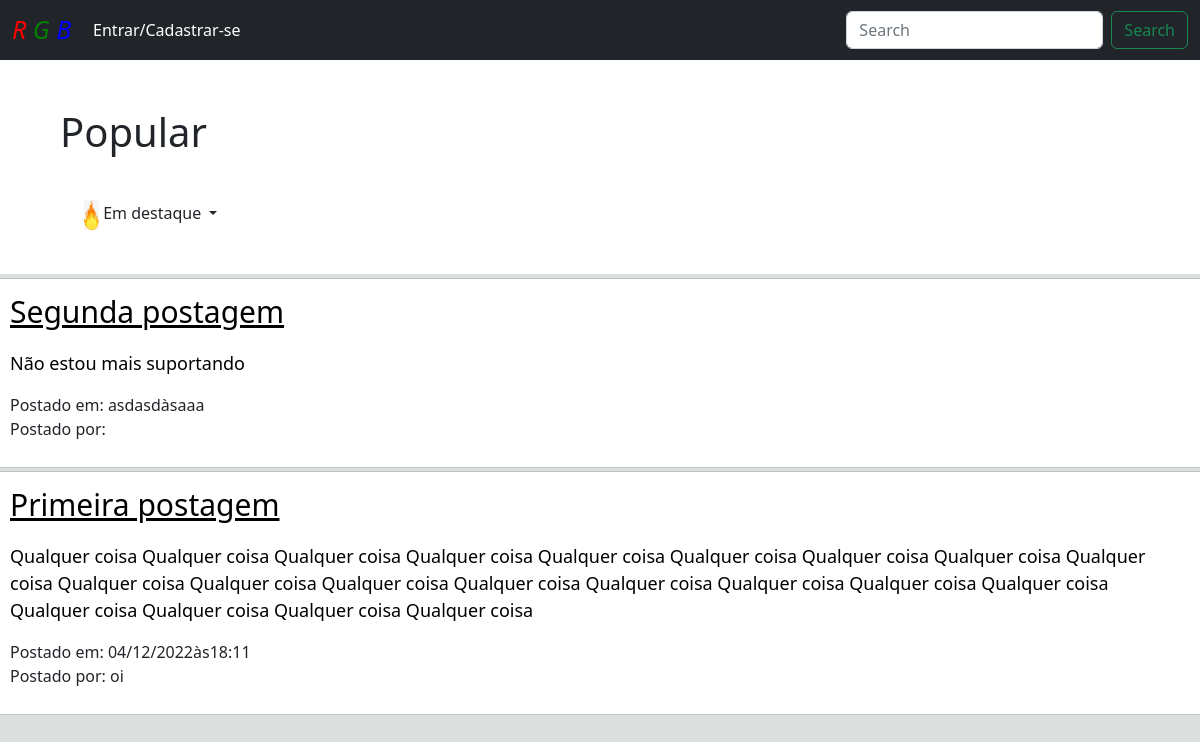
Before: / with the older database file.
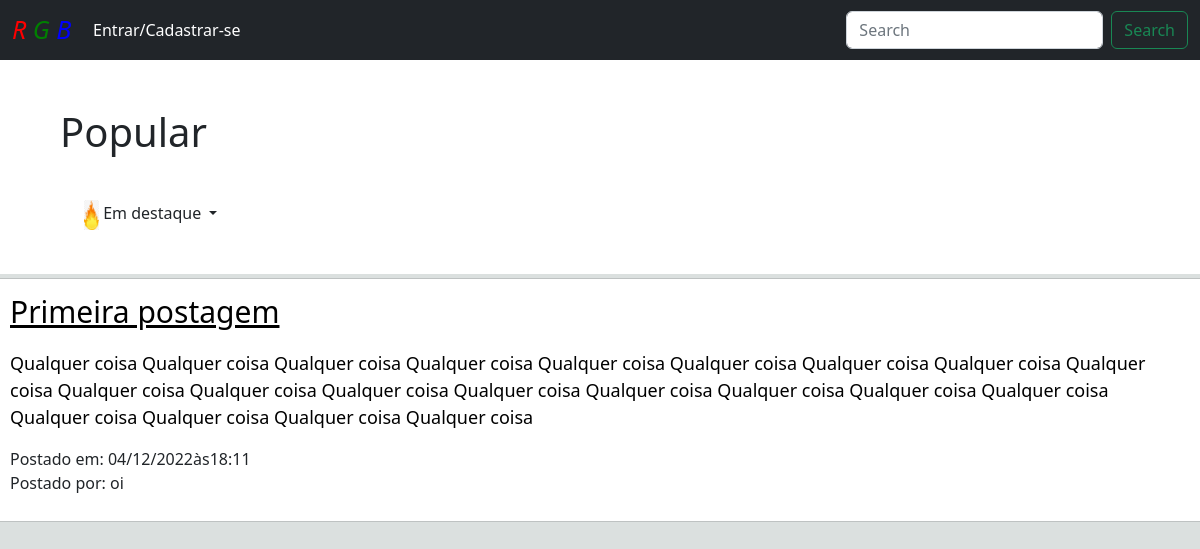
After: the same page with the newer database file.
### tables this page shows
CREATE TABLE `posts` (
  `id` int(20) NOT NULL,
  `titulo` varchar(200) NOT NULL,
  `descricao` text NOT NULL,
  `imagem` varchar(200) DEFAULT NULL,
  `data` varchar(200) DEFAULT NULL,
  `hora` varchar(200) DEFAULT NULL,
  `postador` varchar(200) DEFAULT NULL
);

CREATE TABLE `usuarios` (
  `id` int(11) NOT NULL,
  `nome` varchar(140) DEFAULT NULL,
  `email` varchar(140) NOT NULL,
  `senha` varchar(16) NOT NULL
);

### paginas/inicio.php (the view, shortened to what this page needs)
<div class="well well-sm">
    <?php
        include_once 'conexao.php';
        $seleciona = mysqli_query($mysqli, 'SELECT * FROM posts ORDER BY id DESC');
        $conta = mysqli_num_rows($seleciona);
        if($conta <= 0){
            echo "<code>Nehuma postagem cadastrada no banco de dados!";
        }else{
            while($row = mysqli_fetch_array($seleciona)){
                $titulo = $row['titulo'];
                $descricao = $row['descricao'];
                $data = $row['data'];
                $hora = $row['hora'];
                $postador = $row['postador'];
                $sql = "SELECT * FROM usuarios WHERE nome = '$postador'";
                $query = mysqli_query($mysqli, $sql);
                $linha = mysqli_fetch_assoc($query);
        ?>
            <div id="panel" aling="left">
                <p><a href="" class="titulo"><?php echo $titulo;?></a></p>
                <?php if($descricao != null){ ?><p class="descricao"><?php echo $descricao;?></p>
                    <?php } ?>
                <p><span class="glyphicon glyphicon-time" aria-hidden="true"></span> Postado em: <?php echo $data. "às".$hora;?></br>
                <span class="glyphicon glyphicon-user" aria-hidden="true"></span> Postado por: <?php echo $linha['nome']; ?></p>
            </div>
    <?php
            }
        }
    ?>
</div>

### index.php (shortened to what this page needs)
<!DOCTYPE html>
<html>
	<head>
		<link rel = "stylesheet" href = "css/style.css">
		<link href="https://cdn.jsdelivr.net/npm/bootstrap@5.2.2/dist/css/bootstrap.min.css"
		 rel="stylesheet"
>
	</head>
	<body class="pdf">
		<nav class="navbar navbar-expand-lg bg-dark">
			<div class="container-fluid">
			  <a id="rgb" href="index.php" style=color:orange>
				<span style="color:red">R</span>
				<span style="color:green">G</span>
				<span style="color:blue">B</span>
			</a>
			  <div class="collapse navbar-collapse" id="navbarSupportedContent">
				<ul class="navbar-nav me-auto mb-2 mb-lg-0">
				<?php
					if ($_SESSION['nome'] != '') {
						echo '<li class="nome-user">' . $_SESSION['nome'] . '</li>';
						echo '<li> <a href="logout.php" style="padding: 10px 10px">Sair</a>
						<a href="post.php" style="padding: 10px 10px">Postar</a>';
					} else {
						echo '
						<li class="nav-item">
						<a class="nav-link active" aria-current="page" href="paglogin.php"
						 style="color:White; padding: 10px 10px;">Entrar/Cadastrar-se</a>
						  </li>
						';
					}
				?>
				</ul>
				<form class="d-flex" role="search">
				  <input class="form-control me-2" type="search" placeholder="Search" aria-label="Search">
				  <button class="btn btn-outline-success" type="submit">Search</button>
				</form>
			  </div>
			</div>
		  </nav>
		  <div class="banner" style="background-color: white;">
			<div class="title">
			  <h1 style="margin: 0% 5%;"><br>Popular</h1>
			  <ul class="navbar-nav">
				<li class="nav-item dropdown">
				  <a class="nav-link dropdown-toggle" href="#" role="button" data-bs-toggle="dropdown" aria-expanded="false"
				  style="margin:3% 7%"><img src="./imagens/fogo.jpg" width="15px">
					Em destaque
				  </a>
				</li>
			  </ul>
			</div>
		  </div>
		  <div id="body">
				<?php
				if(isset($_GET['pagina'])){
					$do = ($_GET['pagina']);
				}else{
					$do = "inicio";
				}
				if(file_exists("paginas/" .$do. ".php")){
					include("paginas/" . $do. ".php");
				}else{
					print 'Pagina não encontrada';
				}
				?>
		  </div>
	</body>
</html>

### css/style.css (style rules this page uses)
* { margin: 0px; padding: 0px; }
#panel { margin-top: 5px; background-color: white; width: 100%; height: auto; padding: 10px; box-shadow: #333 0px 0px 1px; border-radius: 0px; }
.titulo { font-size: 30px; color:#000; }
.descricao { font-size:18px; color: #000; }
.banner { background-color: white; }
.pdf { background-color: rgb(219, 224, 223); }
#rgb { font-size: 25px; text-decoration: none; font-style: oblique; }
@media screen and (min-width: 850px) { #rgb { margin-right: 1%; } }

Changed rows visible on the page:
removed posts: titulo "Segunda postagem", descricao "Não estou mais suportando", data "asdasd", hora "aaa"
